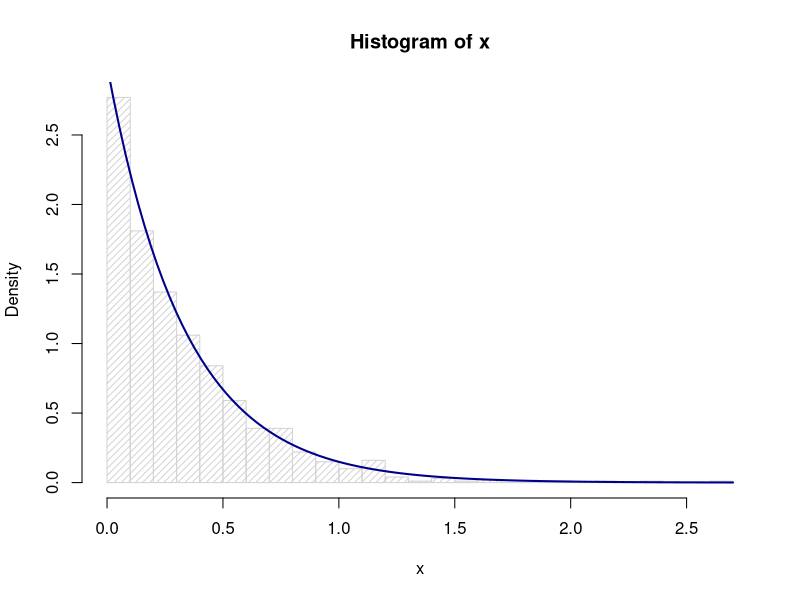

Reproduce this figure in R. (Note: this script raises an error after producing the figure.)
## ---- chunk 1
knitr::opts_chunk$set(echo = TRUE)
## ---- chunk 2
# Generate samples from exponential distribution
rate <- 3 #Rate parameter
n <- 1000 #Number of samples
generate.exponential <- function(rate, n){
  u <- runif(n)
  x <- - 1/rate * log(u)
  return(x)
}
x <- generate.exponential(rate, n)
hist(x, density=20, breaks = 30, prob=TRUE)
curve(dexp(x, rate=rate), add=TRUE, col="darkblue", lwd=2)
## ---- chunk 3
# Generate samples from g(X)
rate <- 3 #Rate parameter
n <- 100 #Number of samples
generate.samples.g<- function(alpha, n){
  c <- alpha*exp(1)/(alpha+exp(1))
  u <- runif(n, 0,1)
  for (i in 1:n){
    if (u < c/(alpha)){
      x <- (u*(alpha)/c)^(1/alpha)
    }
    else{
      x <- 1-log(exp(1)/c*(1-u))
    }
    
  }
  return(x)
}
x <- generate.samples.g(0.1, n)
hist(x, density=20, breaks = 30, prob=TRUE)
## ---- chunk 4
# Generate samples from normal distribution with Box-Muller
n <- 10000 #Number of samples
generate.normal <- function(n){
  u1 <- runif(n)
  u2 <- runif(n)
  x1 <- sqrt(-2*log(u1))*cos(2*pi*u2)
  x2 <- sqrt(-2*log(u1))*sin(2*pi*u2)
  X <- rbind(x1, x2)
  return (X)
}
X <- generate.normal(n)
hist(X[1,], density=20, breaks = 30, prob=TRUE)
curve(dnorm, add=TRUE, col="darkblue", lwd=2)
hist(X[2,], density=20, breaks = 30, prob=TRUE)
curve(dnorm, add=TRUE, col="darkblue", lwd=2)
print("Observed: ")
mean(X)
cov(t(X))
## ---- chunk 5
# Generate n samples from d variate normal distribution
n <- 10000 #Number of samples
mu <- c(0,0)
sigma <- cbind(c(1,0.5),c(0.5,1))
generate.d.normal <- function(n, mu, sigma){
  A <- chol(sigma)
  d <- length(mu)
  X <- generate.normal(n*d)
  x <- matrix(X[1,], nrow=d, ncol=n)
  Z <- mu+t(A)%*%x
}
Z <- generate.d.normal(n, mu, sigma)
print("Expected: ")
mu
sigma
print('Observed: ')
mean(Z)
cov(t(Z))
## ---- chunk 6
#Function f(x)
function.f <- function(x, alpha){
  if (x>0){
    return (x^(alpha-1)*exp(-x)/gamma(alpha))
  }
  else{
    return(0)
  }
}

#Function g(x)
function.g <- function(x, alpha){
  c = alpha*exp(1)/(alpha+exp(1))
  if (x>0 && x<1){
    return (c*x^(alpha-1))
  }
  else if(x >= 1){
    return(c*exp(-x))
  }
  else{
    return(0)
  }
}

# Generate n samples from d variate normal distribution
n <- 1000 #Number of samples
alpha <- 0.3
rejection.sampling <- function(n, alpha){
  c <- (alpha+exp(1))/(gamma(alpha)*alpha*exp(1))
  samples <- c()
  for (i in 1:n){
    repeat{
      x <- generate.samples.g(alpha, 1)
      acceptance.prob <- function.f(x, alpha)/(c*function.g(x, alpha))
      if(runif(1) <= acceptance.prob){
        samples <- c(samples, x)
        break
      }
    }
  }
  return (samples)
}
x <- rejection.sampling(n, alpha)
mean(x)
var(x)
alpha
## ---- chunk 7
log.gamma <- function(x, alpha){
  if (x>0){
    return((alpha-1)*log(x)-x)
  }
  else{
    return (-inf)
  }
}
# Ratio-of-uniforms method
n <- 100
alpha <- 2000
ratio.of.uniforms <- function(alpha, n){
  reject_counter <- -n
  b.minus <- 0
  log.b.plus <- (alpha+1)/2*log(alpha+1)-(alpha+1)/2
  log.a <- (alpha-1)/2*log(alpha-1)-(alpha-1)/2
  samples <- c()
  for(i in 1:n){
    repeat{
      reject_counter <- reject_counter + 1
      log.x1 <- -rexp(1, rate=1) - log.a
      log.x2 <- -rexp(1, rate=1) - log.b.plus
      log.y <- -log.x2 + log.x1
      if (2*log.x1 <= log.gamma(exp(log.y), alpha)){
        samples <- c(samples, exp(log.y))
        break
      }
    }
  }
  print(reject_counter)
  return (samples)
}
y <- ratio.of.uniforms(alpha, n)
mean(y)
var(y)
